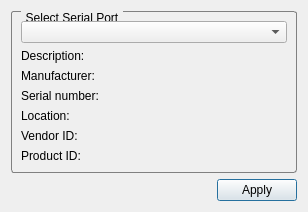
<?xml version="1.0" encoding="UTF-8"?>
<ui version="4.0">
 <class>SettingsDialog</class>
 <widget class="QDialog" name="SettingsDialog">
  <property name="geometry">
   <rect>
    <x>0</x>
    <y>0</y>
    <width>308</width>
    <height>210</height>
   </rect>
  </property>
  <property name="windowTitle">
   <string>Select ComPort</string>
  </property>
  <layout class="QGridLayout" name="gridLayout_3">
   <item row="0" column="0">
    <widget class="QGroupBox" name="selectBox">
     <property name="styleSheet">
      <string notr="true">QGroupBox {
    border: 1px solid gray;
    border-radius: 3px;
    margin-top: 0.5em;
}

QGroupBox::title {
    subcontrol-origin: margin;
    left: 10px;
    padding: 0 3px 0 3px;
}</string>
     </property>
     <property name="title">
      <string>Select Serial Port</string>
     </property>
     <layout class="QGridLayout" name="gridLayout">
      <item row="0" column="0">
       <widget class="QComboBox" name="serialPortInfoListBox"/>
      </item>
      <item row="1" column="0">
       <widget class="QLabel" name="descriptionLabel">
        <property name="text">
         <string>Description:</string>
        </property>
       </widget>
      </item>
      <item row="2" column="0">
       <widget class="QLabel" name="manufacturerLabel">
        <property name="text">
         <string>Manufacturer:</string>
        </property>
       </widget>
      </item>
      <item row="3" column="0">
       <widget class="QLabel" name="serialNumberLabel">
        <property name="text">
         <string>Serial number:</string>
        </property>
       </widget>
      </item>
      <item row="4" column="0">
       <widget class="QLabel" name="locationLabel">
        <property name="text">
         <string>Location:</string>
        </property>
       </widget>
      </item>
      <item row="5" column="0">
       <widget class="QLabel" name="vidLabel">
        <property name="text">
         <string>Vendor ID:</string>
        </property>
       </widget>
      </item>
      <item row="6" column="0">
       <widget class="QLabel" name="pidLabel">
        <property name="text">
         <string>Product ID:</string>
        </property>
       </widget>
      </item>
     </layout>
    </widget>
   </item>
   <item row="1" column="0">
    <layout class="QHBoxLayout" name="horizontalLayout">
     <item>
      <spacer name="horizontalSpacer">
       <property name="orientation">
        <enum>Qt::Horizontal</enum>
       </property>
       <property name="sizeHint" stdset="0">
        <size>
         <width>96</width>
         <height>20</height>
        </size>
       </property>
      </spacer>
     </item>
     <item>
      <widget class="QPushButton" name="applyButton">
       <property name="text">
        <string>Apply</string>
       </property>
      </widget>
     </item>
    </layout>
   </item>
  </layout>
 </widget>
 <resources/>
 <connections/>
</ui>
